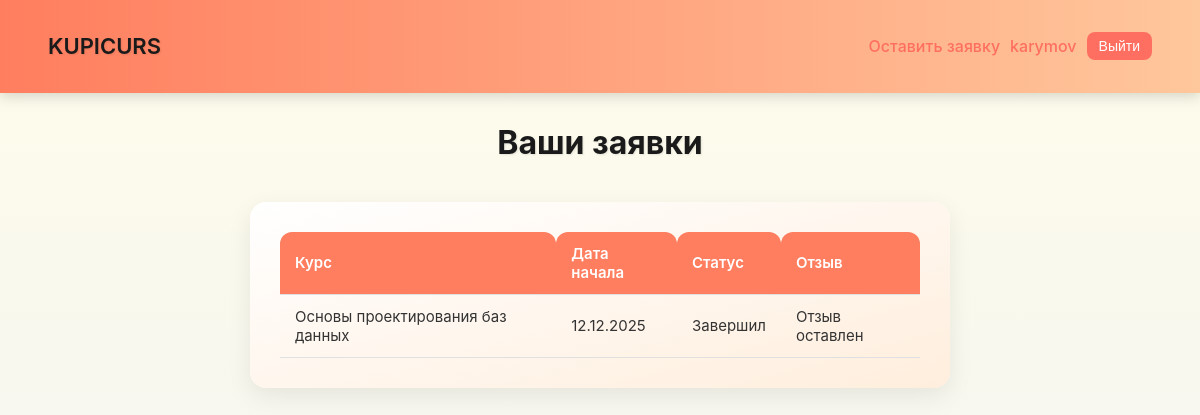
Screenshot of /profile/ (signed in) with the database file from the repository.
### accounts/models.py (models this page shows, shortened)
class CourseRequest(models.Model):
    COURSE=[
        ("web_design", "Основы веб-дизайна"),
        ("database_design", "Основы проектирования баз данных"),
        ("algorithms_programming", "Основы алгоритмизации и программирования"),
    ]
    STATUS=[
        ("not_started","Ещё не начал"),
        ("in_progress","Начал"),
         ("finished","Завершил"),
    ]
    user=models.ForeignKey(User,on_delete=models.CASCADE)
    course = models.CharField(max_length=50,choices=COURSE)
    date_start = models.DateField()
    status = models.CharField(max_length=20,choices=STATUS,default="not_started")
    created_at=models.DateTimeField(auto_now_add=True)
    review = models.TextField(blank=True, null=True, verbose_name="Отзыв")

### accounts/views.py (the view)
# urls.py: path('profile/', views.profile, name='profile'),
@login_required
def profile(request):
    requests = CourseRequest.objects.filter(user=request.user)
    return render (request,"accounts/profile.html",{"requests":requests})

### templates/accounts/profile.html
{% extends "base.html" %}
{% block content %}
<h1>Ваши заявки</h1>
<div class="profile-card">
{% if requests %}
    <table class="requests-table">
        <tr>
            <th>Курс</th>
            <th>Дата начала</th>
            <th>Статус</th>
            <th>Отзыв</th>
        </tr>
        {% for r in requests %}
        <tr>
            <td>{{ r.get_course_display }}</td>
            <td>{{ r.date_start|date:"d.m.Y" }}</td>
            <td>{{ r.get_status_display }}</td>
            <td>
                {% if r.status == 'finished' %}
                    {% if r.review %}
                        Отзыв оставлен
                    {% else %}
                        <a href="{% url 'review' r.pk %}" class="send-btn">Оставить отзыв</a>
                    {% endif %}
                {% else %}
                    -
                {% endif %}
            </td>
        </tr>
        {% endfor %}
    </table>
{% else %}
    <p>У вас пока нет заявок.</p>
{% endif %}
</div>
{% endblock %}

### templates/base.html (shortened to what this page needs)
{% load static %}
<!DOCTYPE html>
<html lang="ru">
<head>
    <link rel="stylesheet" href="{% static 'css/style.css' %}">
</head>
<body>
<header class="header">
    <div class="container">
        <h2 class="logo">KUPICURS</h2>
<nav class="nav">
    {% if user.is_authenticated %}
        <div class="user-info">
             <a href="{% url 'home' %}" class="course">Оставить заявку</a>
            <a href="{% url 'profile' %}" class="username">{{ user.username }}</a>
            <form method="post" action="{% url 'logout' %}" class="logout-form">
                <button type="submit" class="logout-btn">Выйти</button>
            </form>
        </div>
    {% else %}
        <a href="{% url 'login' %}" class="nav-link">Войти</a>
        <a href="{% url 'register' %}" class="nav-link">Регистрация</a>
    {% endif %}
</nav>
    </div>
</header>
<main>
    {% block content %}
    {% endblock %}
</main>
</body>
</html>

### static/css/style.css (style rules this page uses)
body { font-family: 'Inter', Arial, sans-serif; background: linear-gradient(to bottom, #fefcea, #f1f3f4); margin: 0; justify-content: center; align-items: center; padding: 0; color: #333; text-align: center; }
html, body { height: 100%; margin: 0; padding: 0; }
h1, h2, h3 { color: #1a1a1a; text-shadow: 1px 1px 2px rgba(0,0,0,0.1); }
a { color: #ff6f61; text-decoration: none; }
.header { background: linear-gradient(90deg, #ff7e5f, #ffc79c); box-shadow: 0 4px 12px rgba(0,0,0,0.15); padding: 15px 0; color: white; margin-bottom: 30px; }
.header .container { width: 92%; margin: 0 auto; display: flex; justify-content: space-between; align-items: center; }
.logo { font-size: 22px; font-weight: 600; }
.nav { display: flex; align-items: center; gap: 15px; }
.nav a { font-weight: 500; }
.user-info { display: flex; align-items: center; gap: 10px; }
.username { font-weight: bold; }
.logout-form { display: inline-block; margin: 0; }
.logout-btn { padding: 6px 12px; font-size: 14px; border-radius: 8px; border: none; background: #ff6f61; color: white; cursor: pointer; transition: 0.3s; }
button, .send-btn, .review-btn { width: 100%; padding: 10px; border-radius: 10px; font-size: 16px; border: none; cursor: pointer; background: linear-gradient(90deg, #ff7e5f, #feb47b); color: white; display: block; transition: 0.3s; text-align: center; }
.profile-card { background: linear-gradient(to bottom right, #ffffff, #ffeedd); max-width: 700px; width: 100%; margin: 40px auto; padding: 30px; border-radius: 16px; box-shadow: 0 8px 25px rgba(0,0,0,0.08); box-sizing: border-box; }
.requests-table { width: 100%; border-collapse: collapse; }
.requests-table th, .requests-table td { padding: 12px 15px; border-bottom: 1px solid #e0e0e0; text-align: left; font-size: 15px; }
.requests-table th { background: #ff7e5f; color: white; font-weight: 600; border-top-left-radius: 12px; border-top-right-radius: 12px; }
.requests-table td { color: #333; }

### rows the page displays
CourseRequest: course "Основы проектирования баз данных", date_start "12.12.2025", status "Завершил", review "Отзыв оставлен"

### other values shown
{{ user.username }} "karymov"
